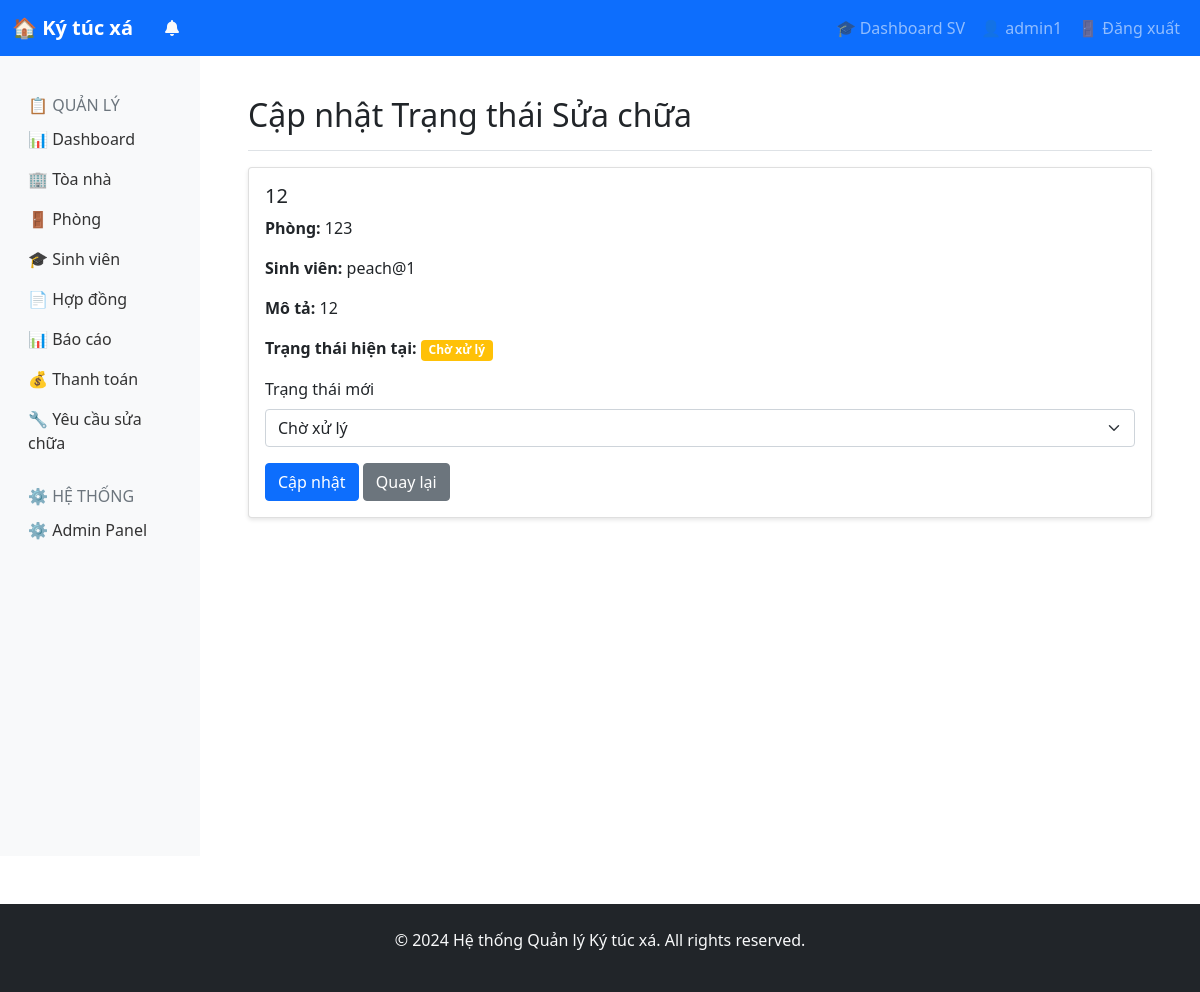
The page /repairs/1/update/ (signed in) on the database its author committed.
### accounts/models.py (models this page shows, shortened)
class CustomUser(AbstractUser):
    USER_TYPE_CHOICES = (
        ('student', 'Sinh viên'),
        ('manager', 'Quản lý'),
        ('staff', 'Nhân viên'),
    )
    user_type = models.CharField(max_length=10, choices=USER_TYPE_CHOICES, default='student')
    phone = models.CharField(max_length=15, blank=True)
    address = models.TextField(blank=True)
    date_of_birth = models.DateField(null=True, blank=True)
    avatar = models.ImageField(upload_to='avatars/', null=True, blank=True)

### dormitory/models.py (models this page shows, shortened)
class RepairRequest(models.Model):
    STATUS_CHOICES = (
        ('pending', 'Chờ xử lý'),
        ('in_progress', 'Đang sửa chữa'),
        ('completed', 'Đã hoàn thành'),
    )
    student = models.ForeignKey(settings.AUTH_USER_MODEL, on_delete=models.CASCADE)
    room = models.CharField(max_length=20)
    title = models.CharField(max_length=200)
    description = models.TextField()
    status = models.CharField(max_length=20, choices=STATUS_CHOICES, default='pending')
    created_at = models.DateTimeField(auto_now_add=True)
    updated_at = models.DateTimeField(auto_now=True)

### dormitory/views.py (the view)
# urls.py: path('repairs/<int:repair_id>/update/', views.update_repair_status, name='update_repair_status'),
@login_required
def update_repair_status(request, repair_id):
    if not request.user.is_staff:
        return redirect('student_repairs')
    repair = get_object_or_404(RepairRequest, id=repair_id)
    if request.method == 'POST':
        new_status = request.POST.get('status')
        repair.status = new_status
        repair.save()
        return redirect('repairs_list')
    return render(request, 'dormitory/update_status.html', {'repair': repair})

### dormitory/templates/dormitory/update_status.html (shortened to what this page needs)
{% extends 'base.html' %}
{% block content %}
<div class="d-flex justify-content-between flex-wrap flex-md-nowrap align-items-center pt-3 pb-2 mb-3 border-bottom">
    <h1 class="h2">Cập nhật Trạng thái Sửa chữa</h1>
</div>
<div class="card">
    <div class="card-body">
        <h5 class="card-title">{{ repair.title }}</h5>
        <p><strong>Phòng:</strong> {{ repair.room }}</p>
        <p><strong>Sinh viên:</strong>
            {{ repair.student.get_full_name|default:repair.student.username }}
        </p>
        <p><strong>Mô tả:</strong> {{ repair.description }}</p>
        <p><strong>Trạng thái hiện tại:</strong>
            {% if repair.status == 'pending' %}
                <span class="badge bg-warning">Chờ xử lý</span>
            {% elif repair.status == 'in_progress' %}
                <span class="badge bg-info">Đang sửa chữa</span>
            {% else %}
                <span class="badge bg-success">Đã hoàn thành</span>
            {% endif %}
        </p>
        <form method="post">
            <div class="mb-3">
                <label class="form-label">Trạng thái mới</label>
                <select name="status" class="form-select" required>
                    <option value="pending" {% if repair.status == 'pending' %}selected{% endif %}>Chờ xử lý</option>
                </select>
            </div>
            <button type="submit" class="btn btn-primary">Cập nhật</button>
            <a href="{% url 'repairs_list' %}" class="btn btn-secondary">Quay lại</a>
        </form>
    </div>
</div>
{% endblock %}

### templates/base.html (shortened to what this page needs)
<!DOCTYPE html>
<html lang="vi">
  <head>
    <link
      href="https://cdn.jsdelivr.net/npm/bootstrap@5.1.3/dist/css/bootstrap.min.css"
      rel="stylesheet"
    />
    <link rel="stylesheet" href="https://cdnjs.cloudflare.com/ajax/libs/font-awesome/6.0.0/css/all.min.css">
  </head>
  <body>
    <nav class="navbar navbar-expand-lg navbar-dark bg-primary">
      <div class="container-fluid">
        <a class="navbar-brand" href="{% url 'home' %}">🏠 Ký túc xá</a>
        {% if user.is_authenticated %}
          {% if user.user_type == 'manager' or user.user_type == 'staff' or user.is_staff %}
          <div class="nav-item dropdown">
            <a class="nav-link text-light" href="#" data-bs-toggle="dropdown">
              <i class="fas fa-bell"></i>
            </a>
          </div>
          {% endif %}
        {% endif %}
        <div class="collapse navbar-collapse" id="navbarNav">
          <div class="navbar-nav ms-auto">
            {% if user.is_authenticated %}
              {% if user.user_type == 'student' %}
              <a class="nav-link" href="/student/dashboard/">🎓 Dashboard SV</a>
              <a class="nav-link" href="#">👤 {{ user.username }}</a>
              {% else %}
              <a class="nav-link" href="/dashboard/">📊 Dashboard</a>
              <a class="nav-link" href="/admin/">⚙️ Admin</a>
              <a class="nav-link" href="#">👤 {{ user.username }}</a>
              {% endif %}
              <a class="nav-link" href="/accounts/logout/">🚪 Đăng xuất</a>
            {% else %}
            <a class="nav-link" href="/accounts/login/">🔐 Đăng nhập SV</a>
            <a class="nav-link" href="/student/register/">📝 Đăng ký SV</a>
            <a class="nav-link" href="/admin/">⚙️ Quản lý</a>
            {% endif %}
          </div>
        </div>
      </div>
    </nav>
    <div class="container-fluid">
      <div class="row">
        {% if user.is_authenticated %}
          {% if user.user_type == 'manager' or user.user_type == 'staff' or user.is_staff %}
          <nav class="col-md-3 col-lg-2 d-md-block sidebar collapse bg-light">
            <div class="position-sticky pt-3">
              <h6 class="sidebar-heading d-flex justify-content-between align-items-center px-3 mt-4 mb-1 text-muted">
                <span>📋 QUẢN LÝ</span>
              </h6>
              <ul class="nav flex-column">
                <li class="nav-item">
                  <a class="nav-link" href="/dashboard/">📊 Dashboard</a>
                </li>
                <li class="nav-item">
                  <a class="nav-link" href="/buildings/">🏢 Tòa nhà</a>
                </li>
                <li class="nav-item">
                  <a class="nav-link" href="/rooms/">🚪 Phòng</a>
                </li>
                <li class="nav-item">
                  <a class="nav-link" href="/students/">🎓 Sinh viên</a>
                </li>
                <li class="nav-item">
                  <a class="nav-link" href="/contracts/">📄 Hợp đồng</a>
                </li>
                <li class="nav-item">
                  <a class="nav-link" href="/reports/">📊 Báo cáo</a>
                </li>
                <li class="nav-item">
                  <a class="nav-link" href="/payments/">💰 Thanh toán</a>
                </li>
                <li class="nav-item">
                  <a class="nav-link" href="/repairs/">🔧 Yêu cầu sửa chữa</a>
                </li>
              </ul>
              <h6 class="sidebar-heading d-flex justify-content-between align-items-center px-3 mt-4 mb-1 text-muted">
                <span>⚙️ HỆ THỐNG</span>
              </h6>
              <ul class="nav flex-column mb-2">
                <li class="nav-item">
                  <a class="nav-link" href="/admin/">⚙️ Admin Panel</a>
                </li>
              </ul>
            </div>
          </nav>
          {% endif %}
        {% endif %}
        <main class="col-md-9 ms-sm-auto col-lg-10 px-md-4">
          <div class="container mt-4">
            {% block content %}
            {% endblock %}
          </div>
        </main>
      </div>
    </div>
    <footer class="bg-dark text-light mt-5 py-4">
      <div class="container text-center">
        <p>&copy; 2024 Hệ thống Quản lý Ký túc xá. All rights reserved.</p>
      </div>
    </footer>
  </body>
</html>

### templates/base.html (style rules this page uses)
.navbar-brand { font-weight: bold; }
.card { box-shadow: 0 2px 4px rgba(0, 0, 0, 0.1); margin-bottom: 20px; }
.sidebar { background-color: #f8f9fa; min-height: 100vh; }
.nav-link { color: #333; }

### rows shown on the page
CustomUser: username "admin1"
RepairRequest: title "12", room "123", student.get_full_name "peach@1", description "12", status "Chờ xử lý"
